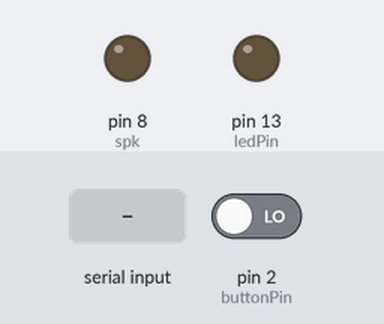
Bench run of a sketch on a simulated Arduino Uno, built with avr-gcc and run on an emulated ATmega328P. On the bench: output pins drawn as LEDs (lit = HIGH). Inputs (shaded band) come from the test bench; at power-on: pin 2 (buttonPin) LOW.

Above: at 1.2 s.
1.3 s: "1" received over the second serial link
At 1.6 s:
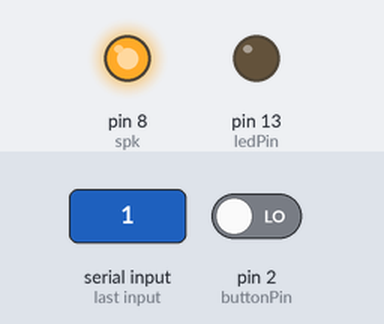
7.3 s: pin 2 (buttonPin) driven LOW
8.8 s: pin 2 (buttonPin) driven HIGH
At 11.2 s:
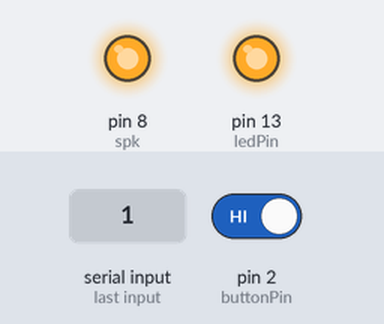
Timing chart, 0 to 12.7 s (numbered marks = the images above; inputs shaded):
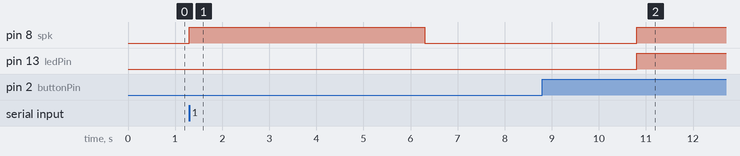

Measured:
- after the input at 1.3 s, pin 8 (spk): LOW → HIGH at once, → LOW 5.0 s later
- after the input at 7.3 s, every drawn part: stays the same
- after the input at 8.8 s, pin 8 (spk), pin 13 (ledPin): LOW → HIGH after 2.0 s

The sketch:

Master.ino
```cpp
#include <SoftwareSerial.h>
SoftwareSerial BTserial(10, 11);

int state = 0;
const int ledPin = 13;
int spk = 8;//the pin your led is connected to
int buttonPin = 2;
int buttonState = LOW ;


void setup() {

  Serial.begin(9600);
  BTserial.begin(38400);
  pinMode(buttonPin, INPUT);
  pinMode(spk, OUTPUT);
  pinMode(ledPin, OUTPUT);

}

void start() {
  digitalWrite(ledPin, HIGH);
  digitalWrite(spk, HIGH);
  BTserial.write('1');  //sends a 1 through the bluetooth serial link
  delay (5000);
  BTserial.write('0');
  digitalWrite(ledPin, LOW);
  digitalWrite(spk, LOW);
  buttonState = LOW;

}

void start1() {
  digitalWrite(spk, HIGH); // LED ON
  delay(5000);
  state = 0;
  digitalWrite(spk, LOW);
  buttonState = LOW;    // LED ON
}

void loop() {

  buttonState = digitalRead(buttonPin);
  if (buttonState == HIGH) {
    buttonState = LOW;
    delay(1000);
    buttonState = digitalRead(buttonPin);
    if (buttonState == HIGH) {
      buttonState = LOW;
      delay(1000);
      buttonState = digitalRead(buttonPin);
      if (buttonState == HIGH) {
        start();
      }
    }
  }

  if (BTserial.available() > 0) { // Checks whether data is comming from the serial port
    state = BTserial.read(); // Reads the data from the serial port

    if (state == '1') {
      start1();
    }
  }
}
```
